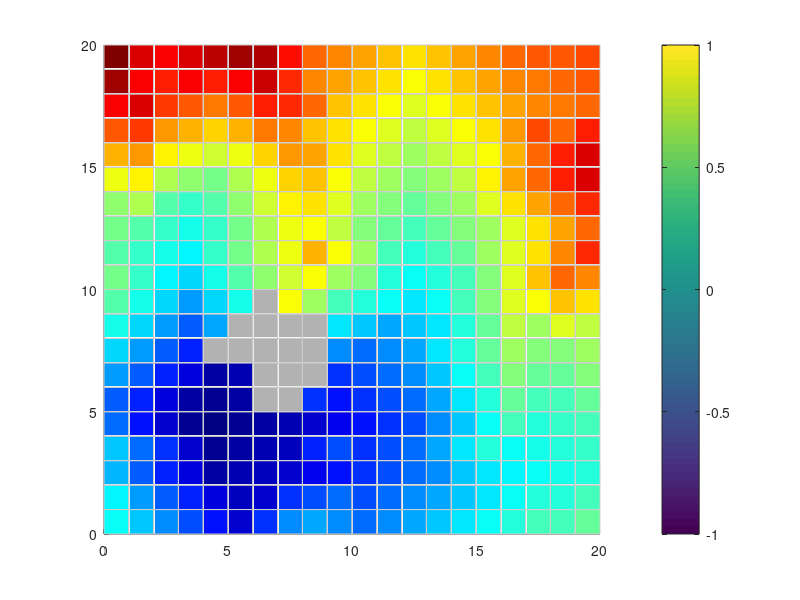

The MATLAB source for this figure: (Note: this script raises an error after producing the figure.)
fprintf('Starting grid distance calculation...\n');

% --- Load the generated terrain data ---
% Make sure 'terrain_data.mat' exists from running terrain_abstraction_main.m
load('terrain_data.mat');

fprintf('Loaded terrain data. Grid size: %d\n', gridSize);

% --- Define Start Point ---
% For now, hardcode. This will be made interactive later.
startRow = 5;
startCol = 5;

% Validate start point
if startRow < 1 || startRow > gridSize || startCol < 1 || startCol > gridSize
    error('Start point (%d, %d) is out of grid bounds.', startRow, startCol);
end

% Get the terrain cost of the start cell
startCellTerrainCost = terrainTypes{terrainGrid(startRow, startCol)}.cost;
if isinf(startCellTerrainCost)
    error('Start point is on impassable terrain. Cannot calculate distances.');
end

fprintf('Calculating distances from start point: (%d, %d)\n', startRow, startCol);

% --- Initialize Dijkstra's Algorithm Data Structures ---
distances = ones(gridSize, gridSize) * inf;
distances(startRow, startCol) = 0;

% visited: Tracks which cells have been finalized (their minimum distance is known)
visited = false(gridSize, gridSize);

% Directions for 4-directional movement (up, down, left, right)
dr = [-1, 1, 0, 0];
dc = [0, 0, -1, 1];

numCells = gridSize * gridSize;
cellsProcessed = 0;

% Main Dijkstra's loop
while cellsProcessed < numCells
    minDist = inf;
    u_r = -1; % Row of the unvisited cell with the minimum distance
    u_c = -1; % Column of the unvisited cell with the minimum distance

    % Find the unvisited cell with the smallest distance
    for r = 1:gridSize
        for c = 1:gridSize
            if ~visited(r, c) && distances(r, c) < minDist
                minDist = distances(r, c);
                u_r = r;
                u_c = c;
            end
        end
    end

    % If no unvisited cell is reachable (minDist is still inf), break
    if u_r == -1
        break;
    end

    % Mark the current cell as visited
    visited(u_r, u_c) = true;
    cellsProcessed = cellsProcessed + 1;

    % Explore neighbors
    for k = 1:length(dr)
        v_r = u_r + dr(k);
        v_c = u_c + dc(k);

        % Check if neighbor is within grid bounds
        if v_r >= 1 && v_r <= gridSize && v_c >= 1 && v_c <= gridSize
            % Get terrain cost of the neighbor cell
            neighborTerrainCost = terrainTypes{terrainGrid(v_r, v_c)}.cost;

            % Only consider if neighbor is not visited and is traversable
            if ~visited(v_r, v_c) && ~isinf(neighborTerrainCost)
                % The cost to move to a neighbor is the neighbor's terrain cost.
                % This is a common way to model it: cost to ENTER the cell.
                cost_to_neighbor = neighborTerrainCost;

                % If the current path to neighbor is shorter, update it
                if distances(u_r, u_c) + cost_to_neighbor < distances(v_r, v_c)
                    distances(v_r, v_c) = distances(u_r, u_c) + cost_to_neighbor;
                end
            end
        end
    end
end

fprintf('Finished calculating distances.\n');

% --- Visualization of Distances ---
figure('Name', 'Grid Distances from Start Point', 'NumberTitle', 'off', 'Color', [0.95 0.95 0.95]);
ax = gca; % Get current axes handle
hold on;

% Use a colormap for visualization
finiteDistances = distances(~isinf(distances));
if isempty(finiteDistances)
    warning('No reachable cells from the start point.');
    for i = 1:gridSize
        for j = 1:gridSize
            currentTerrainIndex = terrainGrid(i, j);
            currentColor = terrainTypes{currentTerrainIndex}.color;
            rectangle('Position', [j-1, i-1, 1, 1], ...
                      'FaceColor', currentColor, ...
                      'EdgeColor', [0.8 0.8 0.8], ...
                      'LineWidth', 0.1);
        end
    end
    title('Grid Distances (No reachable cells)');
else
    maxFiniteDist = max(finiteDistances);
    minFiniteDist = min(finiteDistances);
    
    % Generate the colormap array
    numColors = 256; % Standard number of colors for colormaps
    my_colormap = jet(numColors); % Get 'jet' colormap with 256 colors
    
    for i = 1:gridSize
        for j = 1:gridSize
            if isinf(distances(i, j))
                % Impassable or unreachable cells
                currentColor = [0.7 0.7 0.7]; % Grey for unreachable/impassable
            else
                % Normalize distance to [0, 1] for colormap mapping
                normalizedDist = (distances(i, j) - minFiniteDist) / (maxFiniteDist - minFiniteDist + eps); % Add eps to avoid division by zero if all distances are same
                
                % Map normalizedDist to an index in the colormap array
                color_index = max(1, min(numColors, round(normalizedDist * (numColors - 1)) + 1));
                currentColor = my_colormap(color_index, :);
            end
            
            rectangle('Position', [j-1, i-1, 1, 1], ...
                      'FaceColor', currentColor, ...
                      'EdgeColor', [0.8 0.8 0.8], ...
                      'LineWidth', 0.1);
           
        end
    end
    
    % Add a color bar to show the distance scale
    colorbar('Ticks', linspace(0, 1, 5), ...
             'TickLabels', arrayfun(@(x) sprintf('%.1f', x), linspace(minFiniteDist, maxFiniteDist, 5), 'UniformOutput', false), ...
             'Label', 'Cost from Start Point');

    title(sprintf('Grid Distances from Start Point (%d, %d)', startRow, startCol));
end

% Plot the start point
plot(startCol - 0.5, startRow - 0.5, 'p', 'MarkerFaceColor', 'y', 'MarkerEdgeColor', 'k', 'MarkerSize', 15);
text(startCol - 0.5, startRow - 0.5, 'S', 'HorizontalAlignment', 'center', 'VerticalAlignment', 'middle', ...
     'FontSize', 10, 'Color', 'k', 'FontWeight', 'bold');


axis equal;
xlim([0, gridSize]);
ylim([0, gridSize]);
set(gca, 'YDir', 'normal');
set(gca, 'XTick', 0:gridSize, 'YTick', 0:gridSize);
grid on;
box on;
xlabel('X-coordinate');
ylabel('Y-coordinate');

hold off;
fprintf('Distance calculation and visualization complete.\n');